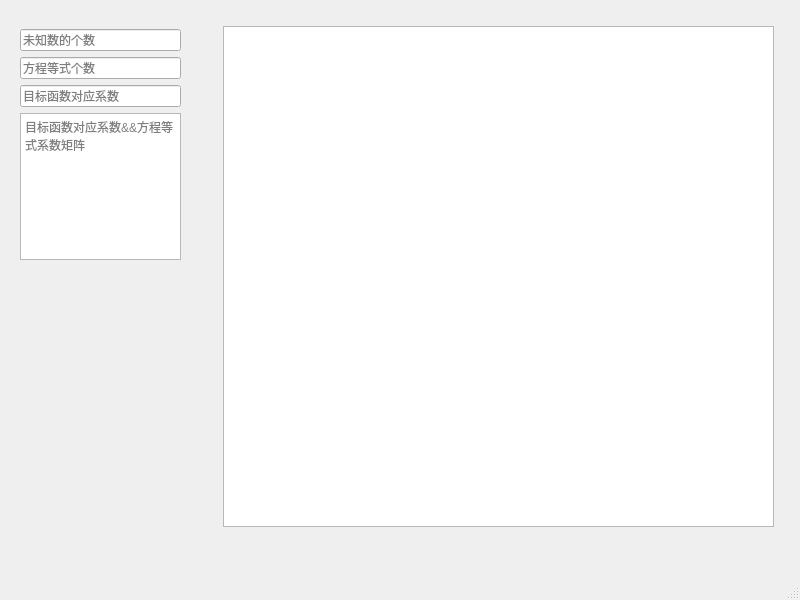
<?xml version="1.0" encoding="UTF-8"?>
<ui version="4.0">
 <class>MainWindow</class>
 <widget class="QMainWindow" name="MainWindow">
  <property name="geometry">
   <rect>
    <x>0</x>
    <y>0</y>
    <width>800</width>
    <height>600</height>
   </rect>
  </property>
  <property name="windowTitle">
   <string>MainWindow</string>
  </property>
  <property name="styleSheet">
   <string notr="true">background-image:url();</string>
  </property>
  <widget class="QWidget" name="centralwidget">
   <property name="enabled">
    <bool>true</bool>
   </property>
   <property name="acceptDrops">
    <bool>false</bool>
   </property>
   <widget class="QWidget" name="widget" native="true">
    <property name="geometry">
     <rect>
      <x>0</x>
      <y>0</y>
      <width>201</width>
      <height>571</height>
     </rect>
    </property>
    <widget class="QWidget" name="layoutWidget">
     <property name="geometry">
      <rect>
       <x>20</x>
       <y>29</y>
       <width>161</width>
       <height>231</height>
      </rect>
     </property>
     <layout class="QVBoxLayout" name="verticalLayout">
      <item>
       <widget class="QLineEdit" name="lineEdit">
        <property name="placeholderText">
         <string>未知数的个数</string>
        </property>
       </widget>
      </item>
      <item>
       <widget class="QLineEdit" name="lineEdit_2">
        <property name="placeholderText">
         <string>方程等式个数</string>
        </property>
       </widget>
      </item>
      <item>
       <widget class="QLineEdit" name="lineEdit_3">
        <property name="placeholderText">
         <string>目标函数对应系数</string>
        </property>
       </widget>
      </item>
      <item>
       <widget class="QTextEdit" name="textEdit">
        <property name="placeholderText">
         <string>目标函数对应系数&amp;&amp;方程等式系数矩阵</string>
        </property>
       </widget>
      </item>
     </layout>
    </widget>
   </widget>
   <widget class="QTextEdit" name="textEdit_2">
    <property name="geometry">
     <rect>
      <x>223</x>
      <y>26</y>
      <width>551</width>
      <height>501</height>
     </rect>
    </property>
   </widget>
   <widget class="QWidget" name="widget_2" native="true">
    <property name="geometry">
     <rect>
      <x>0</x>
      <y>0</y>
      <width>791</width>
      <height>551</height>
     </rect>
    </property>
    <property name="styleSheet">
     <string notr="true">background-image:url(D:/desk/PYTHON/pyqt5/800-600.jpg);</string>
    </property>
   </widget>
   <zorder>widget_2</zorder>
   <zorder>widget</zorder>
   <zorder>textEdit_2</zorder>
  </widget>
  <widget class="QMenuBar" name="menubar">
   <property name="geometry">
    <rect>
     <x>0</x>
     <y>0</y>
     <width>800</width>
     <height>26</height>
    </rect>
   </property>
  </widget>
  <widget class="QStatusBar" name="statusbar"/>
 </widget>
 <resources/>
 <connections/>
</ui>
